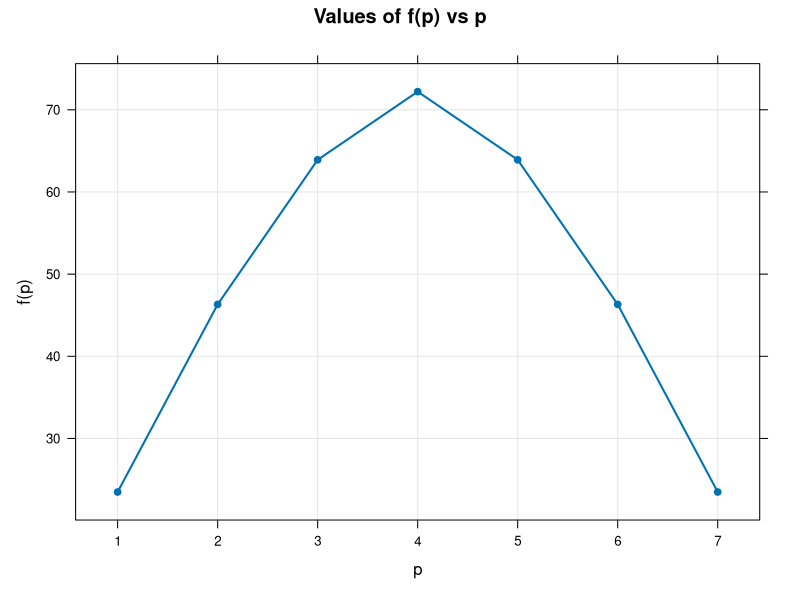

Write R code to recreate this figure.
## ---- chunk 1
knitr::opts_chunk$set(echo = FALSE,
                      warning = FALSE,
                      message = FALSE)
## ---- chunk 2
m = 1
(A = rbind(c(10+m,5+m,0,0),
          c(5+m,10+m,5+m,0),
          c(0,5+m,10+m,5+m),
          c(0,0,5+m,10+m)))

## ---- chunk 3

## matrix game A : same as printed earlier


## objective function ....
# formed as minimization problem
objective_function <- function(x){
  return(-(x[1:4]%*%A%*%x[5:8]))
}


## constraints ....
# Constraint: Probability vectors sum is 1
constraints <- function(x){
  c(sum(x[1:4])-1, # constraint 1
    sum(x[5:8])-1) # constraint 2
}
## bounds ....
# probabilities are in [0,1]
l = rep(0,8) 
u = rep(1,8)

## initial guess ....
x0 = c(rep(1/4,4),rep(1/4,4))


# Perform constrained optimization ....
result=nloptr::slsqp(x0,objective_function,
             lower=l,upper=u,heq=constraints)
value = -result$value

## ---- chunk 4
value
## ---- chunk 5
L = 1:5 
R = 6:10
p_plus_q = 2*(floor(m/2)+4) 

## Characteristic function v_p(S) ....
v_p = function(p,S){
  return(50 * min(p*length(intersect(S,L)), (p_plus_q-p)*length(intersect(S,R))))
} 

## the function to be computed ....
library(foreach)
f = function(p){
  # sum over possible values of k
  sum_v = foreach(k = 1:10,.combine = sum) %do% {
    subsets = combn(10,k,simplify = F)
    # v_p(p,S)/k over all possible subsets of size k
    (sapply(subsets, function(S) v_p(p,S)))/k
  }
  # return value  
  return(sum_v/(2^10 - 1))
}


## ---- chunk 6
# Plot
p = 1:(p_plus_q-1)
f_p = sapply(p, function(p) f(p)) 
lattice::xyplot(f_p~p, grid = T, xlab = "p", ylab = "f(p)",
                main = "Values of f(p) vs p", pch = 19,
                type = c("p","l"), lwd = 2)

## ---- chunk 7

data           = data.frame(p,f_p)
colnames(data) = c("p", "f(p)")
knitr::kable(data)
